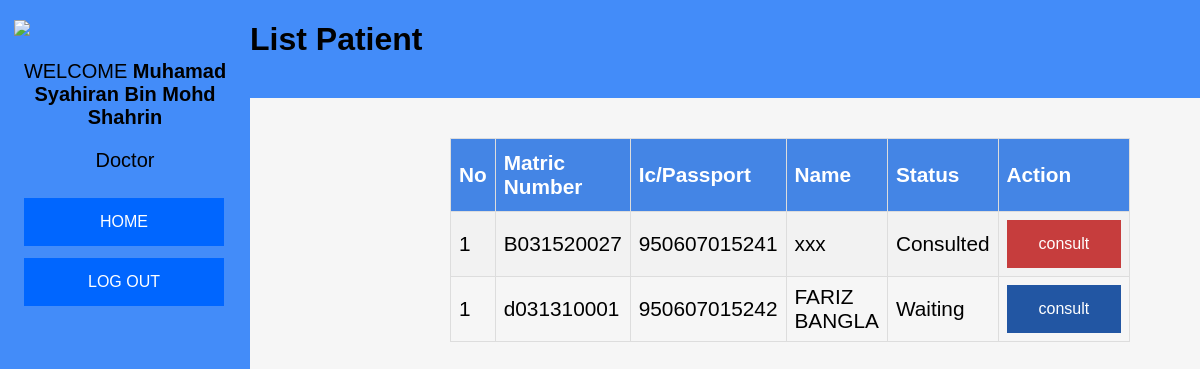
/consultation/index.php (signed in), run on the app's committed database.
### tables this page shows
CREATE TABLE IF NOT EXISTS `patient` (
  `ic_number` varchar(12) NOT NULL,
  `matricNo` varchar(10) NOT NULL,
  `full_name` varchar(255) DEFAULT NULL,
  `gender` char(1) DEFAULT NULL,
  `age` int(11) DEFAULT NULL,
  `address` varchar(255) DEFAULT NULL,
  `email` varchar(50) DEFAULT NULL,
  `date_in` datetime DEFAULT CURRENT_TIMESTAMP,
  `med_id` int(11) NOT NULL AUTO_INCREMENT,
  `status` varchar(30) NOT NULL DEFAULT 'Waiting',
  PRIMARY KEY (`med_id`)
);

### consultation/index.php (the view, shortened to what this page needs)
<!DOCTYPE html>
<?php
  include "../connection/connection.php";
?>
<html>
<head>
	<link rel="stylesheet" type="text/css" href="../CSS/style.css">
</head>
<body>
  <div class="topnav">
    <h1 class="text_format"> List Patient </h1>
    <br/>
 </div>
 <div class="sidenav">
   <img src="#"/>
   <p class="text_format"> WELCOME <b><?php echo $_SESSION['full_name']; ?></b> </p>
   <p class="text_format"><?php echo $_SESSION['role'];?></p>
 	 <a href="../mainmenu.php"><button>HOME</button></a>
   <a href="../out.php"><button> LOG OUT</button></a>
 </div>
 <div class="container" >
   <div  class="register">
      <table id="listPatient" class="tbl">
        <tr>
          <th>No</th>
          <th>Matric Number</th>
          <th>Ic/Passport</th>
          <th>Name</th>
          <th>Status</th>
          <th>Action</th>
        </tr>
       <?php
          $sql = "select med_id,ic_number,matricNo,full_name,gender,age,address,email,date_in,status from patient where status != 'Discharged' order by status";
          $selectResult = mysqli_query($conn,$sql);
          if(mysqli_num_rows($selectResult) > 0){
            $count = 0;
            while($row = mysqli_fetch_array($selectResult)){ ?>
              <tr>
                <td><?php echo ($count+1); ?></td>
                <td><?php echo $row['matricNo']; ?></td>
                <td><?php echo $row['ic_number']; ?></td>
                <td> <?php echo $row['full_name']; ?></td>
                <td> <?php echo $row['status']; ?></td>
                <td>
                  <form action='consult.php' method='post'>
                    <?php
                      if($row['status'] == "Waiting"){ ?>
                        <input type='submit' value='consult' class='button'>
                      <?php }else{ ?>
                        <button class='button' disabled style="background-color: #c63d3d;">consult</button>
                      <?php }
                    ?>
                  </form>
                </td>
              </tr>
           <?php }
          }else{
            echo "<tr><td colspan='6' align='center'>No Patient Available!</td></tr>";
          }
        ?>
      </table>
    </div>
 </div>
 </body>
 </html>

### CSS/style.css (style rules this page uses)
body { background-color: #F6F6F6; margin: 0; }
.topnav { background-color: #438cf9; overflow: hidden; margin-left: 250px; height: 20%; }
.topnav h1 { font-family: Arial; }
.sidenav { height: 100%; width: 250px; position: fixed; z-index: 1; top: 0; left: 0; background-color: #438cf9; overflow-x: hidden; padding-top: 20px; }
.sidenav button { background-color: #0066ff; border: none; color: white; padding: 15px 32px; text-align: center; text-decoration: none; display: inline-block; font-size: 16px; margin: 6px 2px; cursor: pointer; width: 80%; margin-left: 24px; }
.sidenav p { color: black; text-align: center; font-size: 20px; }
.sidenav img { margin-left: 14px; }
.container { margin-left: 450px; font-size: 130%; margin-top: 40px; }
.tbl { font-family: "Trebuchet MS", Arial, Helvetica, sans-serif; border-collapse: collapse; width: 80%; margin-left: 0px; }
.tbl td, .tbl th { border: 1px solid #ddd; padding: 8px; }
.tbl tr:nth-child(even) { background-color: #f2f2f2; }
.tbl th { padding-top: 12px; padding-bottom: 12px; text-align: left; background-color: #4485e5; color: white; }
.button { background-color: #2256a3; border: none; color: white; padding: 15px 32px; text-align: center; text-decoration: none; display: inline-block; font-size: 16px; }
.text_format { font-family: "Trebuchet MS", Arial, Helvetica, sans-serif; }

### data on the page
patient: matricNo "B031520027", ic_number "950607015241", full_name "xxx", status "Consulted", shows "consult"
patient: matricNo "d031310001", ic_number "950607015242", full_name "FARIZ BANGLA", status "Waiting"

### other printed values
$_SESSION['full_name'] "Muhamad Syahiran Bin Mohd Shahrin"
$_SESSION['role'] "Doctor"
